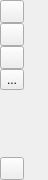
<?xml version="1.0" encoding="UTF-8"?>
<ui version="4.0">
 <class>SideBar</class>
 <widget class="QWidget" name="SideBar">
  <property name="geometry">
   <rect>
    <x>0</x>
    <y>0</y>
    <width>48</width>
    <height>180</height>
   </rect>
  </property>
  <property name="minimumSize">
   <size>
    <width>48</width>
    <height>0</height>
   </size>
  </property>
  <property name="maximumSize">
   <size>
    <width>48</width>
    <height>16777215</height>
   </size>
  </property>
  <layout class="QVBoxLayout" name="verticalLayout">
   <property name="spacing">
    <number>0</number>
   </property>
   <property name="leftMargin">
    <number>0</number>
   </property>
   <property name="topMargin">
    <number>0</number>
   </property>
   <property name="rightMargin">
    <number>0</number>
   </property>
   <property name="bottomMargin">
    <number>0</number>
   </property>
   <item>
    <widget class="QToolButton" name="btnExplorer">
     <property name="checkable">
      <bool>true</bool>
     </property>
     <property name="autoExclusive">
      <bool>true</bool>
     </property>
    </widget>
   </item>
   <item>
    <widget class="QToolButton" name="btnSearch">
     <property name="focusPolicy">
      <enum>Qt::NoFocus</enum>
     </property>
     <property name="checkable">
      <bool>true</bool>
     </property>
     <property name="autoExclusive">
      <bool>true</bool>
     </property>
    </widget>
   </item>
   <item>
    <widget class="QToolButton" name="btnGit">
     <property name="checkable">
      <bool>true</bool>
     </property>
     <property name="autoExclusive">
      <bool>true</bool>
     </property>
    </widget>
   </item>
   <item>
    <widget class="QToolButton" name="toolButton">
     <property name="styleSheet">
      <string notr="true">QPushButton {
    border: 5px;
    background-color: transparent; /* Опционально: сделать фон прозрачным */
}</string>
     </property>
     <property name="text">
      <string>...</string>
     </property>
    </widget>
   </item>
   <item>
    <spacer name="verticalSpacer">
     <property name="orientation">
      <enum>Qt::Vertical</enum>
     </property>
     <property name="sizeHint" stdset="0">
      <size>
       <width>0</width>
       <height>0</height>
      </size>
     </property>
    </spacer>
   </item>
   <item>
    <widget class="QToolButton" name="btnSettings">
     <property name="checkable">
      <bool>true</bool>
     </property>
     <property name="autoExclusive">
      <bool>true</bool>
     </property>
    </widget>
   </item>
  </layout>
 </widget>
 <resources/>
 <connections/>
</ui>
